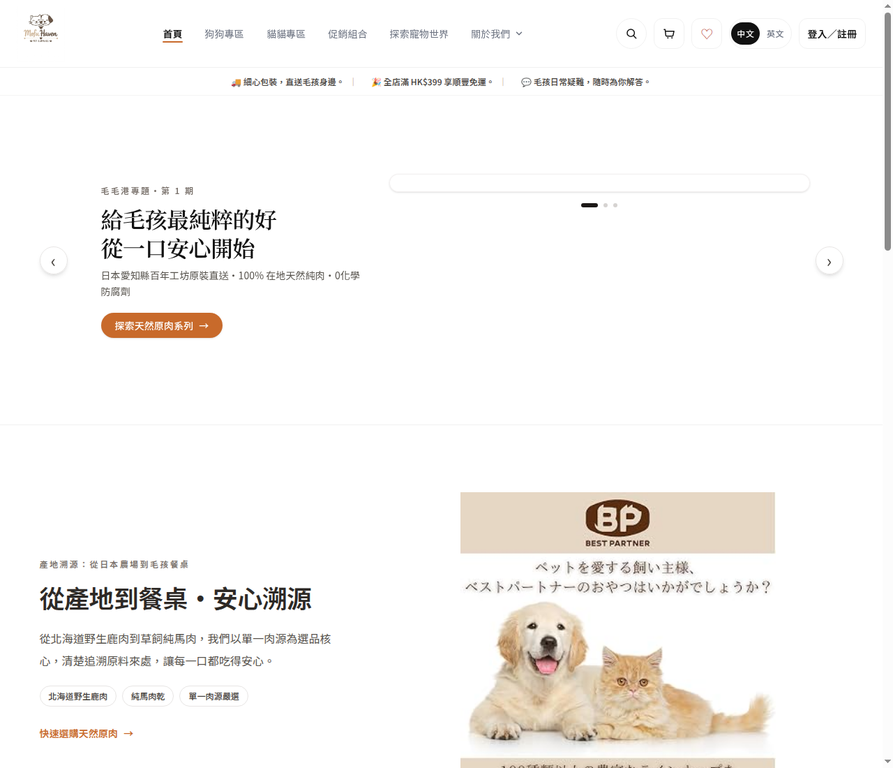
#> input picture reports/homepage-no-overlay-2026-10-05.webp, 893 x 768 px
$ python prepare-square-image.py ../reports/homepage-no-overlay-2026-10-05.webp out.png
#> lines starting #> are read from the running program, lines starting #| are printed output that depends on the picture
#!/usr/bin/env python3
"""Prepare a real product image for Stripe's square product-image requirement."""
from __future__ import annotations

import sys
from pathlib import Path
from PIL import Image, ImageOps


def main() -> int:
    if len(sys.argv) != 3:
        print("usage: prepare-square-image.py INPUT OUTPUT", file=sys.stderr)
        return 2

    source = Path(sys.argv[1])
    destination = Path(sys.argv[2])
    destination.parent.mkdir(parents=True, exist_ok=True)

    with Image.open(source) as original:
#> original is the input picture: PIL image 893x768 RGB; mean R, G, B 248.2, 246.4, 244.5
        image = ImageOps.exif_transpose(original).convert("RGB")
        side = min(max(image.width, image.height), 1000)
#> side = 893
        canvas = Image.new("RGB", (side, side), (255, 255, 255))
#> canvas: PIL image 893x893 RGB; every value is 255
        contained = ImageOps.contain(image, (side, side), method=Image.Resampling.LANCZOS)
        offset = ((side - contained.width) // 2, (side - contained.height) // 2)
#> offset = (0, 62)
        canvas.paste(contained, offset)
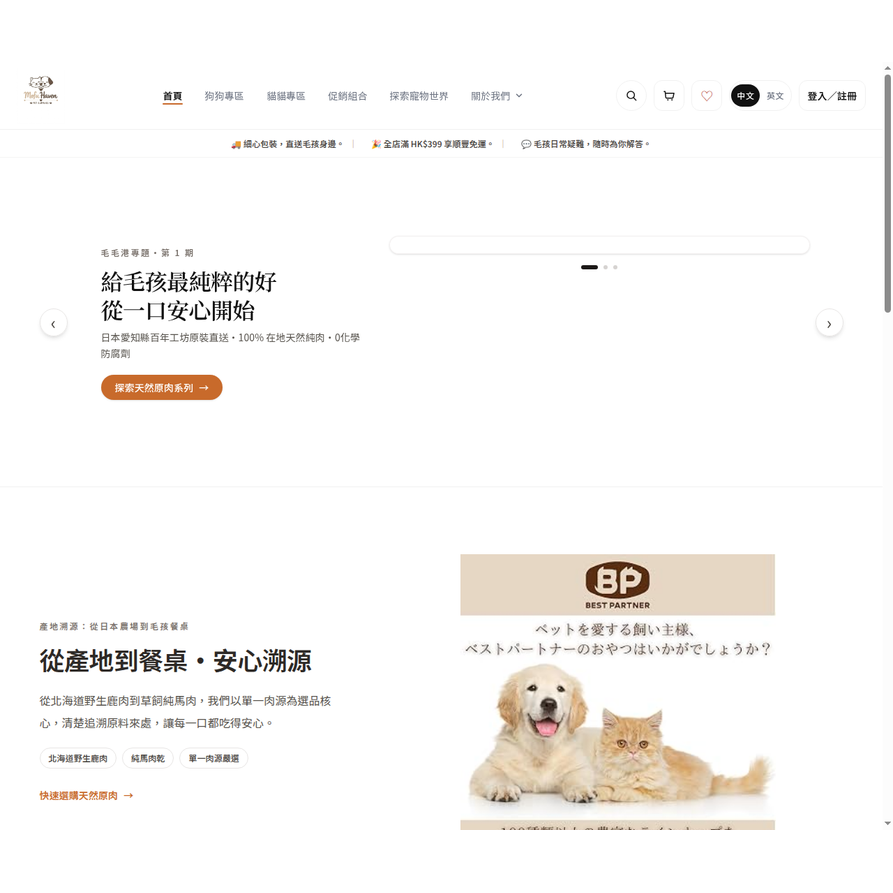
#> canvas: PIL image 893x893 RGB; mean R, G, B 249.2, 247.6, 245.9

        # Stripe product images must be square and smaller than 512 kB.
        for quality in (88, 82, 76, 70, 64, 58):
            canvas.save(destination, format="JPEG", quality=quality, optimize=True, progressive=True)
            if destination.stat().st_size < 480 * 1024:
                break
        else:
            raise RuntimeError(f"could not compress image below 480 KB: {destination}")

    return 0


if __name__ == "__main__":
    raise SystemExit(main())
#> (the program exits here)
